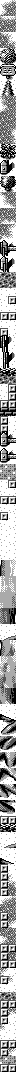

A 2D game scene composited from a Tiled map and its tileset images. What follows is a short description and the map's XML, with every tile layer's data as written:
An orthogonal 2x134 tile map with 8x8 px tiles, 1 tile layer (metatiles), 3 tilesets.

<map height="134" orientation="orthogonal" renderorder="right-down" tileheight="8" tilewidth="8" width="2">
	<tileset firstgid="1" tilewidth="8" tileheight="8">
		<image source="../../../gfx/tilesets/gfx_056_4000.png" />
	</tileset>
	<tileset firstgid="86" tilewidth="8" tileheight="8">
		<image source="../../../gfx/tilesets/gfx_056_4540.png" />
	</tileset>
	<tileset firstgid="129" tilewidth="8" tileheight="8">
		<image source="../../../gfx/tilesets/gfx_056_47f0.png" />
	</tileset>
	<layer height="134" id="1" name="metatiles" width="2">
		<data encoding="csv">
2, 4,
3, 5,
6, 8,
7, 5,
9, 10,
7, 11,
12, 14,
13, 15,
16, 18,
17, 19,
20, 22,
21, 23,
24, 26,
25, 5,
27, 26,
7, 5,
27, 28,
7, 29,
30, 32,
31, 33,
34, 36,
35, 37,
38, 40,
39, 41,
42, 26,
43, 44,
27, 26,
45, 46,
27, 48,
47, 49,
50, 52,
51, 53,
54, 56,
55, 57,
58, 60,
59, 61,
62, 64,
63, 65,
62, 64,
65, 65,
62, 64,
65, 66,
67, 69,
68, 70,
71, 73,
72, 74,
75, 76,
59, 61,
62, 65,
63, 65,
65, 65,
77, 77,
65, 64,
65, 66,
78, 79,
35, 53,
80, 52,
35, 53,
81, 83,
82, 84,
62, 65,
63, 66,
65, 65,
63, 66,
65, 64,
63, 66,
62, 64,
63, 66,
86, 88,
87, 89,
90, 92,
91, 93,
94, 96,
95, 97,
98, 100,
99, 101,
102, 104,
103, 105,
86, 88,
106, 107,
108, 110,
109, 111,
112, 114,
113, 115,
116, 118,
117, 119,
120, 122,
121, 123,
86, 88,
124, 125,
126, 128,
127, 129,
130, 132,
131, 133,
134, 136,
135, 137,
138, 140,
139, 141,
142, 144,
143, 145,
146, 148,
147, 149,
65, 65,
75, 76,
62, 64,
106, 107,
62, 64,
124, 125,
65, 64,
65, 10,
65, 11,
65, 27,
2, 4,
26, 5,
65, 7,
65, 48,
5, 26,
25, 5,
65, 65,
65, 27,
65, 65,
48, 66,
65, 49,
63, 66,
58, 60,
65, 65,
65, 47,
65, 66,
49, 64,
63, 66,
65, 65,
65, 48,
81, 83,
65, 65</data>
	</layer>
</map>
